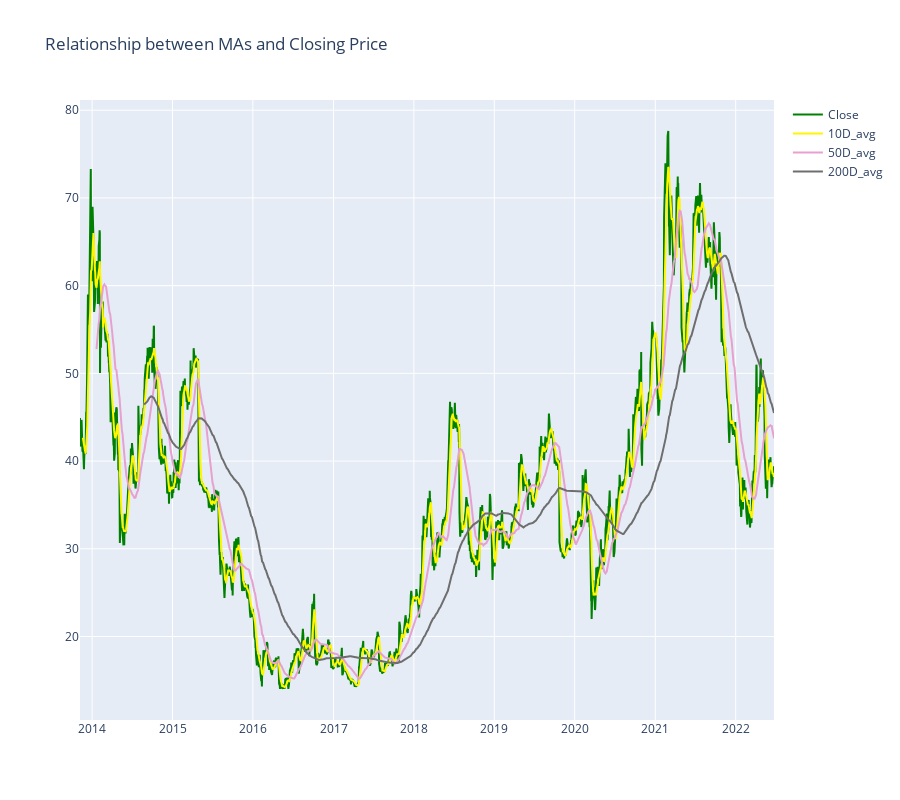

Notebook cell for this chart:
### Markdown cell above
# Task 7: Visualizing Moving Average

### Code cell
# plot the moving average along with the close price
# Moving Averages (10, 50 and 200)
df['10D_avg'] = df.Close.rolling(window=10).mean()
df['50D_avg'] = df.Close.rolling(window=50).mean()
df['200D_avg'] = df.Close.rolling(window=200).mean()

# Plot
fig = make_subplots()

colors = ['#ffF500', '#E6a1cf', '#6E6E6E']
avgs = ['10D_avg', '50D_avg', '200D_avg']

fig.append_trace({'x': df["Date"], 'y': df['Close'], 'type': 'scatter', 'name': 'Close', 'line': {'color': 'green'}}, 1, 1)

for col, c in zip(avgs, colors):
    fig.append_trace({'x': df["Date"], 'y': df[col], 'type': 'scatter', 'name': col, 'line': {'color': c}}, 1, 1)

fig['layout'].update(height=800, title='Relationship between MAs and Closing Price')
    
fig.show()

### Figure 1 — Plotly figure (JSON) as saved in the notebook; plotly's stock layout.template omitted (floating-point values rounded to 4 significant figures; data arrays with more than 128 entries replaced by an {"elided": "..."} marker saying what was removed)
{"data": [{"line": {"color": "green"}, "name": "Close", "type": "scatter", "x": {"elided": "2172 str values"}, "xaxis": "x", "y": {"elided": "2172 float values"}, "yaxis": "y"}, {"line": {"color": "#ffF500"}, "name": "10D_avg", "type": "scatter", "x": {"elided": "2172 str values"}, "xaxis": "x", "y": {"elided": "2172 float values"}, "yaxis": "y"}, {"line": {"color": "#E6a1cf"}, "name": "50D_avg", "type": "scatter", "x": {"elided": "2172 str values"}, "xaxis": "x", "y": {"elided": "2172 float values"}, "yaxis": "y"}, {"line": {"color": "#6E6E6E"}, "name": "200D_avg", "type": "scatter", "x": {"elided": "2172 str values"}, "xaxis": "x", "y": {"elided": "2172 float values"}, "yaxis": "y"}], "layout": {"height": 800, "title": {"text": "Relationship between MAs and Closing Price"}, "xaxis": {"anchor": "y", "domain": [0, 1]}, "yaxis": {"anchor": "x", "domain": [0, 1]}}}
